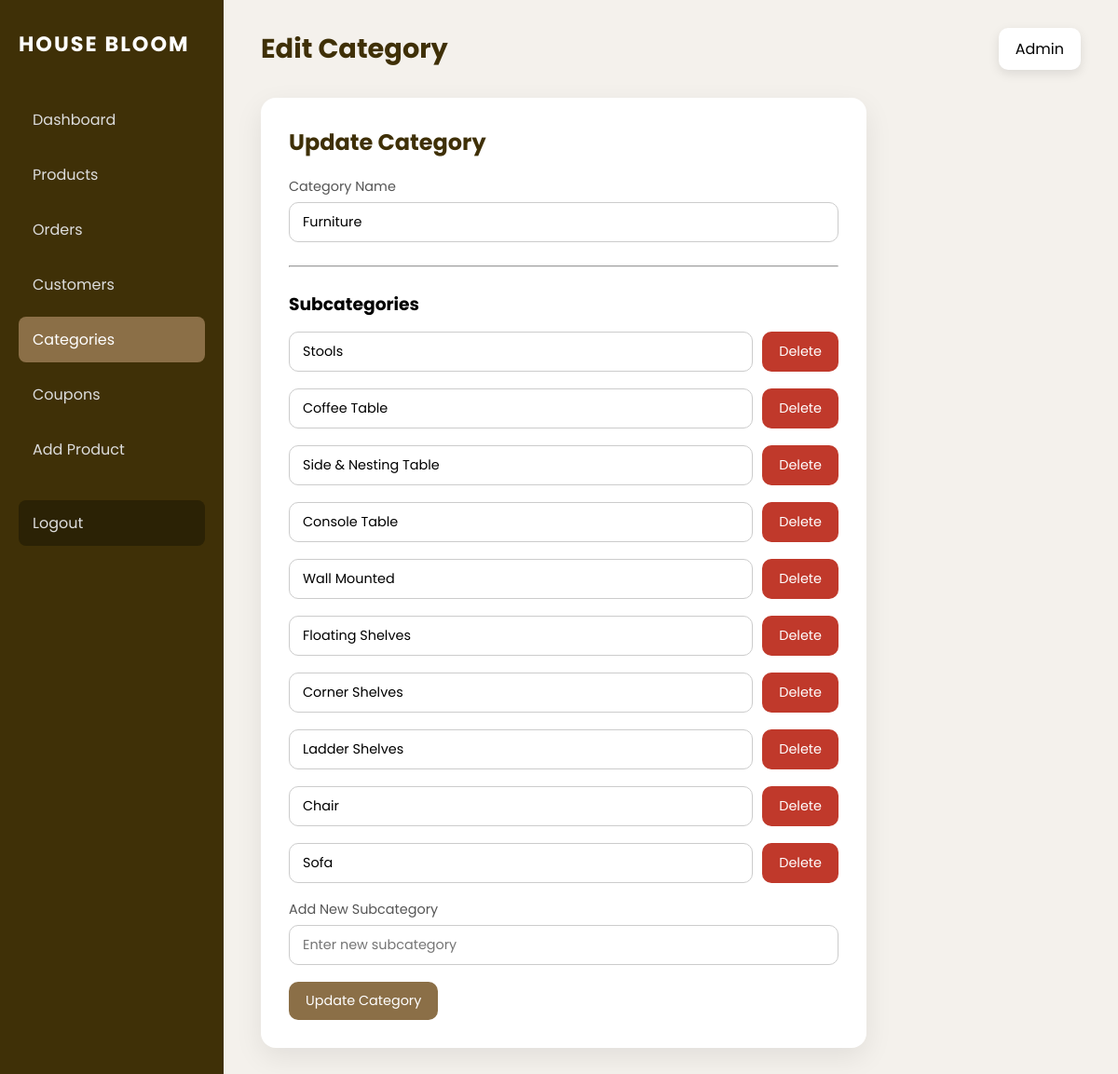
/categoryedit/12/ (signed in), run on the app's committed database.
### bloom/models.py (models this page shows, shortened)
class Category(models.Model):
    name = models.CharField(max_length=100)

class SubCategory(models.Model):
    category = models.ForeignKey(Category, on_delete=models.CASCADE)
    name = models.CharField(max_length=100)

### bloom/views.py (the view, shortened to what this page needs)
# urls.py: path("categoryedit/<int:pk>/", views.categoryedit, name="categoryedit"),
@never_cache
@staff_member_required(login_url='home')
def categoryedit(request, pk):
    category = get_object_or_404(Category, pk=pk)
    subcategories = SubCategory.objects.filter(category=category)
    return render(request, "categoryedit.html", {
        "category": category,
        "subcategories": subcategories
    })

### bloom/templates/categoryedit.html (shortened to what this page needs)
<!DOCTYPE html>
<html lang="en">
<head>
</head>
<body>
<div class="dashboard-wrapper">
    <aside class="sidebar">
        <h2 class="brand">HOUSE BLOOM</h2>
        <nav>
            <a href="{% url 'admindashboard' %}">Dashboard</a>
            <a href="{% url 'adminproduct' %}">Products</a>
            <a href="{% url 'adminorder' %}">Orders</a>
            <a href="{% url 'admincustomer' %}">Customers</a>
            <a href="{% url 'admincategory' %}" class="active">Categories</a>
            <a href="{% url 'admincoupon' %}">Coupons</a>
            <a href="{% url 'addproduct' %}">Add Product</a>
            <a href="/" class="logout">Logout</a>
        </nav>
    </aside>
    <main class="main-content">
        <div class="top-bar">
            <h1>Edit Category</h1>
            <div class="admin-info">Admin</div>
        </div>
        <div class="form-wrapper">
            <h2>Update Category</h2>
            <form method="post">
                <div class="form-group">
                    <label>Category Name</label>
                    <input type="text" name="category_name"
                           value="{{ category.name }}" required>
                </div>
                <hr style="margin:25px 0;">
                <h3 style="margin-bottom:15px;">Subcategories</h3>
                {% for sub in subcategories %}
                <div class="form-group">
                    <div class="sub-row">
                        <input type="text"
                               name="sub_{{ sub.id }}"
                               value="{{ sub.name }}"
                               placeholder="Subcategory name">
                        <button type="submit"
                                name="delete_sub"
                                value="{{ sub.id }}"
                                class="submit-btn delete-btn">
                            Delete
                        </button>
                    </div>
                </div>
                {% empty %}
                <p style="color:#777;">No subcategories available.</p>
                {% endfor %}
                <div class="form-group">
                    <label>Add New Subcategory</label>
                    <input type="text" name="new_subcategory"
                           placeholder="Enter new subcategory">
                </div>
                <button type="submit" class="submit-btn">
                    Update Category
                </button>
            </form>
        </div>
    </main>
</div>
</body>
</html>

### bloom/templates/categoryedit.html (style rules this page uses)
* { margin:0; padding:0; box-sizing:border-box; font-family:'Poppins', sans-serif; }
body { background:#f4f1ec; }
.dashboard-wrapper { display:flex; min-height:100vh; }
.sidebar { width:240px; background:#3f3007; color:#fff; padding:30px 20px; }
.brand { font-size:1.4rem; letter-spacing:2px; margin-bottom:40px; }
.sidebar nav a { display:block; color:#ddd; text-decoration:none; padding:12px 15px; border-radius:8px; margin-bottom:10px; }
.sidebar nav a:hover, .sidebar nav a.active { background:#8B6F47; color:#fff; }
.logout { margin-top:30px; background:#2b2205; }
.main-content { flex:1; padding:30px 40px; }
.top-bar { display:flex; justify-content:space-between; align-items:center; margin-bottom:30px; }
.top-bar h1 { font-size:1.8rem; color:#3f3007; }
.admin-info { background:#fff; padding:10px 18px; border-radius:10px; box-shadow:0 4px 12px rgba(0,0,0,.1); }
.form-wrapper { background:#fff; padding:30px; border-radius:16px; box-shadow:0 10px 30px rgba(0,0,0,.08); max-width:650px; }
.form-wrapper h2 { margin-bottom:20px; color:#3f3007; }
.form-group { margin-bottom:18px; display:flex; flex-direction:column; }
.form-group label { font-size:0.9rem; color:#555; margin-bottom:6px; }
.form-group input { padding:10px 14px; border-radius:10px; border:1px solid #ccc; font-size:0.9rem; width:100%; }
.sub-row { display:flex; gap:10px; }
.submit-btn { padding:10px 18px; background:#8B6F47; color:#fff; border:none; border-radius:10px; cursor:pointer; font-size:0.9rem; }
.delete-btn { background:#c0392b; }

### data on the page
Category: category_name "Furniture"
SubCategory: name "Stools", {{ sub.id }} 3 (drawn)
SubCategory: name "Coffee Table", {{ sub.id }} 6 (drawn)
SubCategory: name "Side & Nesting Table", {{ sub.id }} 7 (drawn)
SubCategory: name "Console Table", {{ sub.id }} 8 (drawn)
SubCategory: name "Wall Mounted", {{ sub.id }} 10 (drawn)
SubCategory: name "Floating Shelves", {{ sub.id }} 11 (drawn)
SubCategory: name "Corner Shelves", {{ sub.id }} 12 (drawn)
SubCategory: name "Ladder Shelves", {{ sub.id }} 13 (drawn)
SubCategory: name "Chair", {{ sub.id }} 35 (drawn)
SubCategory: name "Sofa", {{ sub.id }} 36 (drawn)
